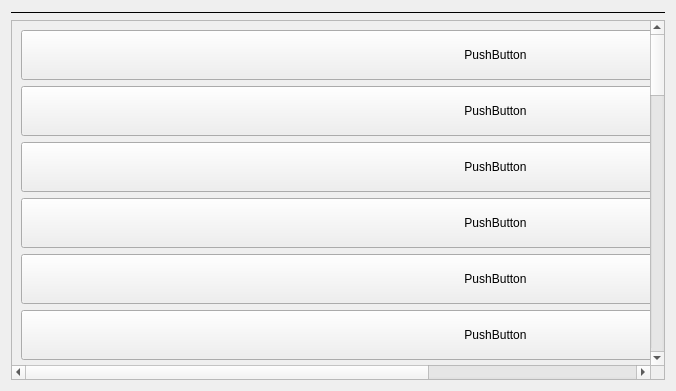
<?xml version="1.0" encoding="UTF-8"?>
<ui version="4.0">
 <class>VideoTimeline</class>
 <widget class="QWidget" name="VideoTimeline">
  <property name="geometry">
   <rect>
    <x>0</x>
    <y>0</y>
    <width>676</width>
    <height>391</height>
   </rect>
  </property>
  <property name="sizePolicy">
   <sizepolicy hsizetype="Preferred" vsizetype="Fixed">
    <horstretch>0</horstretch>
    <verstretch>0</verstretch>
   </sizepolicy>
  </property>
  <property name="windowTitle">
   <string>Form</string>
  </property>
  <layout class="QVBoxLayout" name="verticalLayout">
   <item>
    <widget class="Line" name="line">
     <property name="frameShadow">
      <enum>QFrame::Shadow::Plain</enum>
     </property>
     <property name="orientation">
      <enum>Qt::Orientation::Horizontal</enum>
     </property>
    </widget>
   </item>
   <item>
    <widget class="QScrollArea" name="timelineTrackScrollArea">
     <property name="sizePolicy">
      <sizepolicy hsizetype="Expanding" vsizetype="Preferred">
       <horstretch>0</horstretch>
       <verstretch>0</verstretch>
      </sizepolicy>
     </property>
     <property name="widgetResizable">
      <bool>true</bool>
     </property>
     <widget class="QWidget" name="timelineTrackContent">
      <property name="geometry">
       <rect>
        <x>0</x>
        <y>0</y>
        <width>1245</width>
        <height>1804</height>
       </rect>
      </property>
      <property name="sizePolicy">
       <sizepolicy hsizetype="Preferred" vsizetype="Preferred">
        <horstretch>0</horstretch>
        <verstretch>0</verstretch>
       </sizepolicy>
      </property>
      <layout class="QVBoxLayout" name="verticalLayout_2">
       <item>
        <widget class="QPushButton" name="pushButton_20">
         <property name="minimumSize">
          <size>
           <width>50</width>
           <height>50</height>
          </size>
         </property>
         <property name="text">
          <string>PushButton</string>
         </property>
        </widget>
       </item>
       <item>
        <widget class="QPushButton" name="pushButton_21">
         <property name="minimumSize">
          <size>
           <width>50</width>
           <height>50</height>
          </size>
         </property>
         <property name="text">
          <string>PushButton</string>
         </property>
        </widget>
       </item>
       <item>
        <widget class="QPushButton" name="pushButton_22">
         <property name="minimumSize">
          <size>
           <width>50</width>
           <height>50</height>
          </size>
         </property>
         <property name="text">
          <string>PushButton</string>
         </property>
        </widget>
       </item>
       <item>
        <widget class="QPushButton" name="pushButton_23">
         <property name="minimumSize">
          <size>
           <width>50</width>
           <height>50</height>
          </size>
         </property>
         <property name="text">
          <string>PushButton</string>
         </property>
        </widget>
       </item>
       <item>
        <widget class="QPushButton" name="pushButton_24">
         <property name="minimumSize">
          <size>
           <width>50</width>
           <height>50</height>
          </size>
         </property>
         <property name="text">
          <string>PushButton</string>
         </property>
        </widget>
       </item>
       <item>
        <widget class="QPushButton" name="pushButton_25">
         <property name="minimumSize">
          <size>
           <width>50</width>
           <height>50</height>
          </size>
         </property>
         <property name="text">
          <string>PushButton</string>
         </property>
        </widget>
       </item>
       <item>
        <widget class="QPushButton" name="pushButton_26">
         <property name="minimumSize">
          <size>
           <width>50</width>
           <height>50</height>
          </size>
         </property>
         <property name="text">
          <string>PushButton</string>
         </property>
        </widget>
       </item>
       <item>
        <widget class="QPushButton" name="pushButton_27">
         <property name="minimumSize">
          <size>
           <width>50</width>
           <height>50</height>
          </size>
         </property>
         <property name="text">
          <string>PushButton</string>
         </property>
        </widget>
       </item>
       <item>
        <widget class="QPushButton" name="pushButton_28">
         <property name="minimumSize">
          <size>
           <width>50</width>
           <height>50</height>
          </size>
         </property>
         <property name="text">
          <string>PushButton</string>
         </property>
        </widget>
       </item>
       <item>
        <widget class="QPushButton" name="pushButton_29">
         <property name="minimumSize">
          <size>
           <width>50</width>
           <height>50</height>
          </size>
         </property>
         <property name="text">
          <string>PushButton</string>
         </property>
        </widget>
       </item>
       <item>
        <widget class="QPushButton" name="pushButton_30">
         <property name="minimumSize">
          <size>
           <width>50</width>
           <height>50</height>
          </size>
         </property>
         <property name="text">
          <string>PushButton</string>
         </property>
        </widget>
       </item>
       <item>
        <widget class="QPushButton" name="pushButton_31">
         <property name="minimumSize">
          <size>
           <width>50</width>
           <height>50</height>
          </size>
         </property>
         <property name="text">
          <string>PushButton</string>
         </property>
        </widget>
       </item>
       <item>
        <widget class="QPushButton" name="pushButton_32">
         <property name="minimumSize">
          <size>
           <width>50</width>
           <height>50</height>
          </size>
         </property>
         <property name="text">
          <string>PushButton</string>
         </property>
        </widget>
       </item>
       <item>
        <widget class="QPushButton" name="pushButton">
         <property name="minimumSize">
          <size>
           <width>0</width>
           <height>50</height>
          </size>
         </property>
         <property name="text">
          <string>bbbbbbbbbbbbbbbbbbbbbbbbbbbbbbbbbbbbbbbbbbbbbbbbbbbbbbbbbbbbbbbbbbbbbbbbbbbbbbbbbbbbbbbbbbbbbbbbbbbbbbbbbbbbbbbbbbbbbbbbbbbbbbbbbbbb</string>
         </property>
        </widget>
       </item>
       <item>
        <widget class="QPushButton" name="pushButton_2">
         <property name="minimumSize">
          <size>
           <width>0</width>
           <height>50</height>
          </size>
         </property>
         <property name="text">
          <string>aaaaaaaaaaaaaaaaaaaaaaaaaaaaaaaaaaaaaaaaaaaaaaaaaaaaaaaaaaaaaaaaaaaaaaaaaaaaaaaaaaaaaaaaaaaaaaaaaaaaaaaaaaaaaaaaaaaaaaaaaaaaaaaaaaaaaaaaaaaaa</string>
         </property>
        </widget>
       </item>
       <item>
        <widget class="QPushButton" name="pushButton_3">
         <property name="minimumSize">
          <size>
           <width>50</width>
           <height>50</height>
          </size>
         </property>
         <property name="text">
          <string>PushButton</string>
         </property>
        </widget>
       </item>
       <item>
        <widget class="QPushButton" name="pushButton_19">
         <property name="minimumSize">
          <size>
           <width>50</width>
           <height>50</height>
          </size>
         </property>
         <property name="text">
          <string>PushButton</string>
         </property>
        </widget>
       </item>
       <item>
        <widget class="QPushButton" name="pushButton_18">
         <property name="minimumSize">
          <size>
           <width>50</width>
           <height>50</height>
          </size>
         </property>
         <property name="text">
          <string>PushButton</string>
         </property>
        </widget>
       </item>
       <item>
        <widget class="QPushButton" name="pushButton_17">
         <property name="minimumSize">
          <size>
           <width>50</width>
           <height>50</height>
          </size>
         </property>
         <property name="text">
          <string>PushButton</string>
         </property>
        </widget>
       </item>
       <item>
        <widget class="QPushButton" name="pushButton_16">
         <property name="minimumSize">
          <size>
           <width>50</width>
           <height>50</height>
          </size>
         </property>
         <property name="text">
          <string>PushButton</string>
         </property>
        </widget>
       </item>
       <item>
        <widget class="QPushButton" name="pushButton_15">
         <property name="minimumSize">
          <size>
           <width>50</width>
           <height>50</height>
          </size>
         </property>
         <property name="text">
          <string>PushButton</string>
         </property>
        </widget>
       </item>
       <item>
        <widget class="QPushButton" name="pushButton_14">
         <property name="minimumSize">
          <size>
           <width>50</width>
           <height>50</height>
          </size>
         </property>
         <property name="text">
          <string>PushButton</string>
         </property>
        </widget>
       </item>
       <item>
        <widget class="QPushButton" name="pushButton_13">
         <property name="minimumSize">
          <size>
           <width>50</width>
           <height>50</height>
          </size>
         </property>
         <property name="text">
          <string>PushButton</string>
         </property>
        </widget>
       </item>
       <item>
        <widget class="QPushButton" name="pushButton_12">
         <property name="minimumSize">
          <size>
           <width>50</width>
           <height>50</height>
          </size>
         </property>
         <property name="text">
          <string>PushButton</string>
         </property>
        </widget>
       </item>
       <item>
        <widget class="QPushButton" name="pushButton_11">
         <property name="minimumSize">
          <size>
           <width>50</width>
           <height>50</height>
          </size>
         </property>
         <property name="text">
          <string>PushButton</string>
         </property>
        </widget>
       </item>
       <item>
        <widget class="QPushButton" name="pushButton_10">
         <property name="minimumSize">
          <size>
           <width>50</width>
           <height>50</height>
          </size>
         </property>
         <property name="text">
          <string>PushButton</string>
         </property>
        </widget>
       </item>
       <item>
        <widget class="QPushButton" name="pushButton_9">
         <property name="minimumSize">
          <size>
           <width>50</width>
           <height>50</height>
          </size>
         </property>
         <property name="text">
          <string>PushButton</string>
         </property>
        </widget>
       </item>
       <item>
        <widget class="QPushButton" name="pushButton_8">
         <property name="minimumSize">
          <size>
           <width>50</width>
           <height>50</height>
          </size>
         </property>
         <property name="text">
          <string>PushButton</string>
         </property>
        </widget>
       </item>
       <item>
        <widget class="QPushButton" name="pushButton_7">
         <property name="minimumSize">
          <size>
           <width>50</width>
           <height>50</height>
          </size>
         </property>
         <property name="text">
          <string>PushButton</string>
         </property>
        </widget>
       </item>
       <item>
        <widget class="QPushButton" name="pushButton_6">
         <property name="minimumSize">
          <size>
           <width>50</width>
           <height>50</height>
          </size>
         </property>
         <property name="text">
          <string>PushButton</string>
         </property>
        </widget>
       </item>
       <item>
        <widget class="QPushButton" name="pushButton_5">
         <property name="minimumSize">
          <size>
           <width>50</width>
           <height>50</height>
          </size>
         </property>
         <property name="text">
          <string>PushButton</string>
         </property>
        </widget>
       </item>
       <item>
        <widget class="QPushButton" name="pushButton_4">
         <property name="minimumSize">
          <size>
           <width>50</width>
           <height>50</height>
          </size>
         </property>
         <property name="text">
          <string>PushButton</string>
         </property>
        </widget>
       </item>
      </layout>
     </widget>
    </widget>
   </item>
  </layout>
 </widget>
 <resources/>
 <connections/>
</ui>
